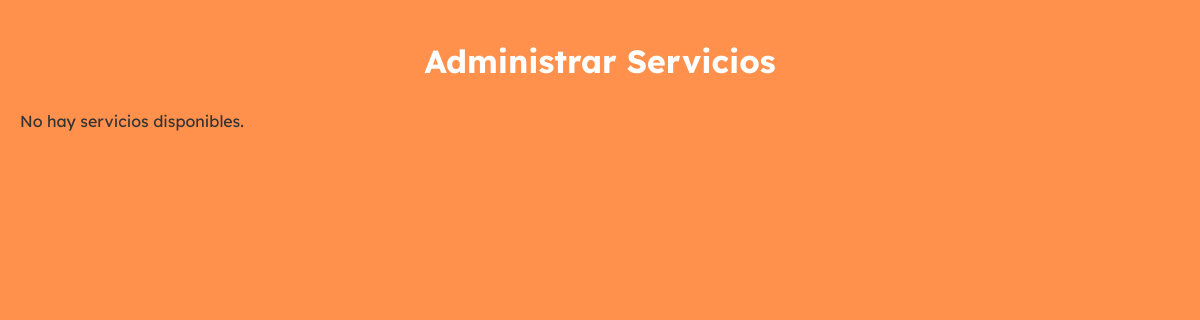
Before: /apps/VIstas/paginas/administrador/admin_servicios.php with the older database file.
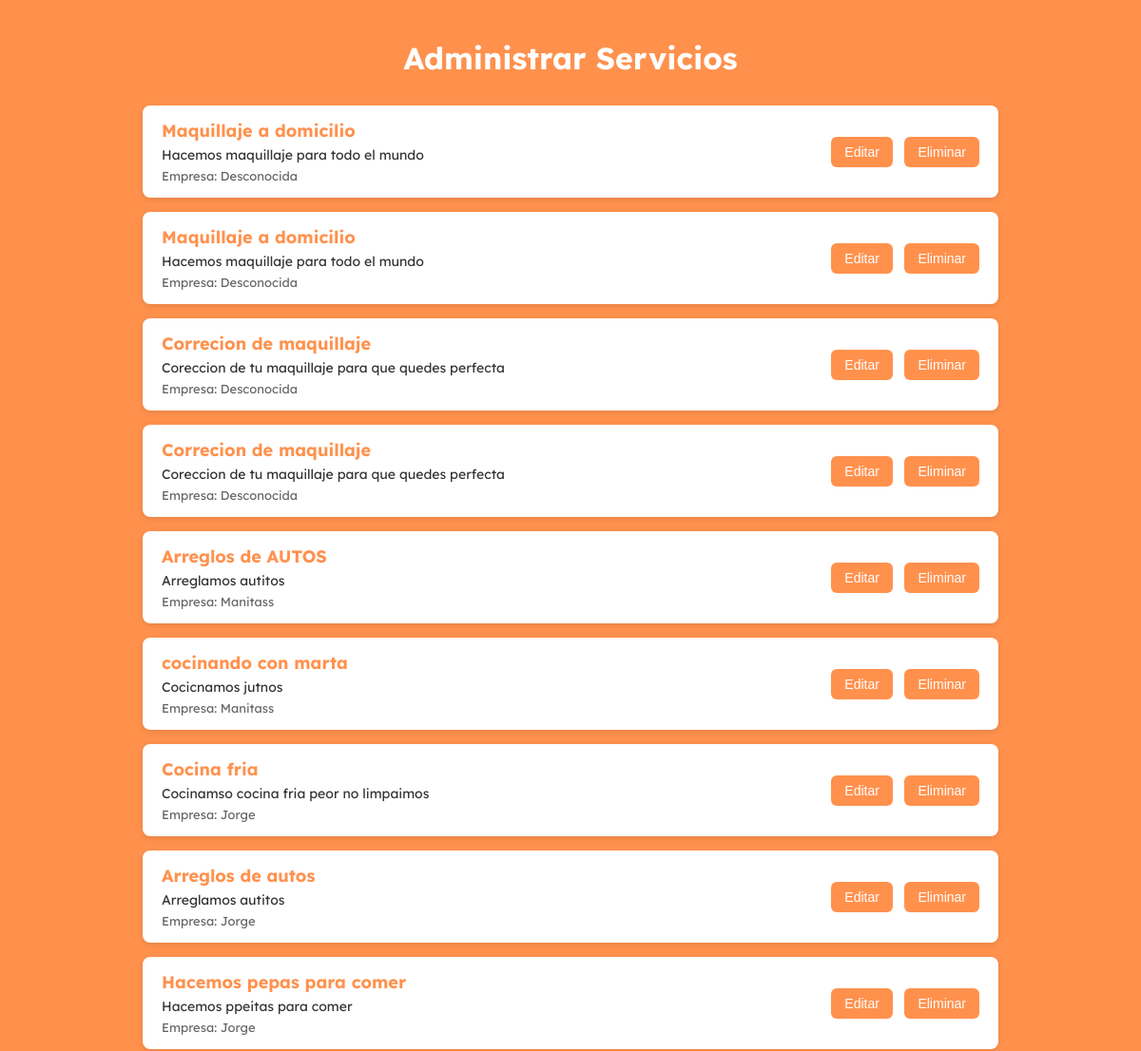
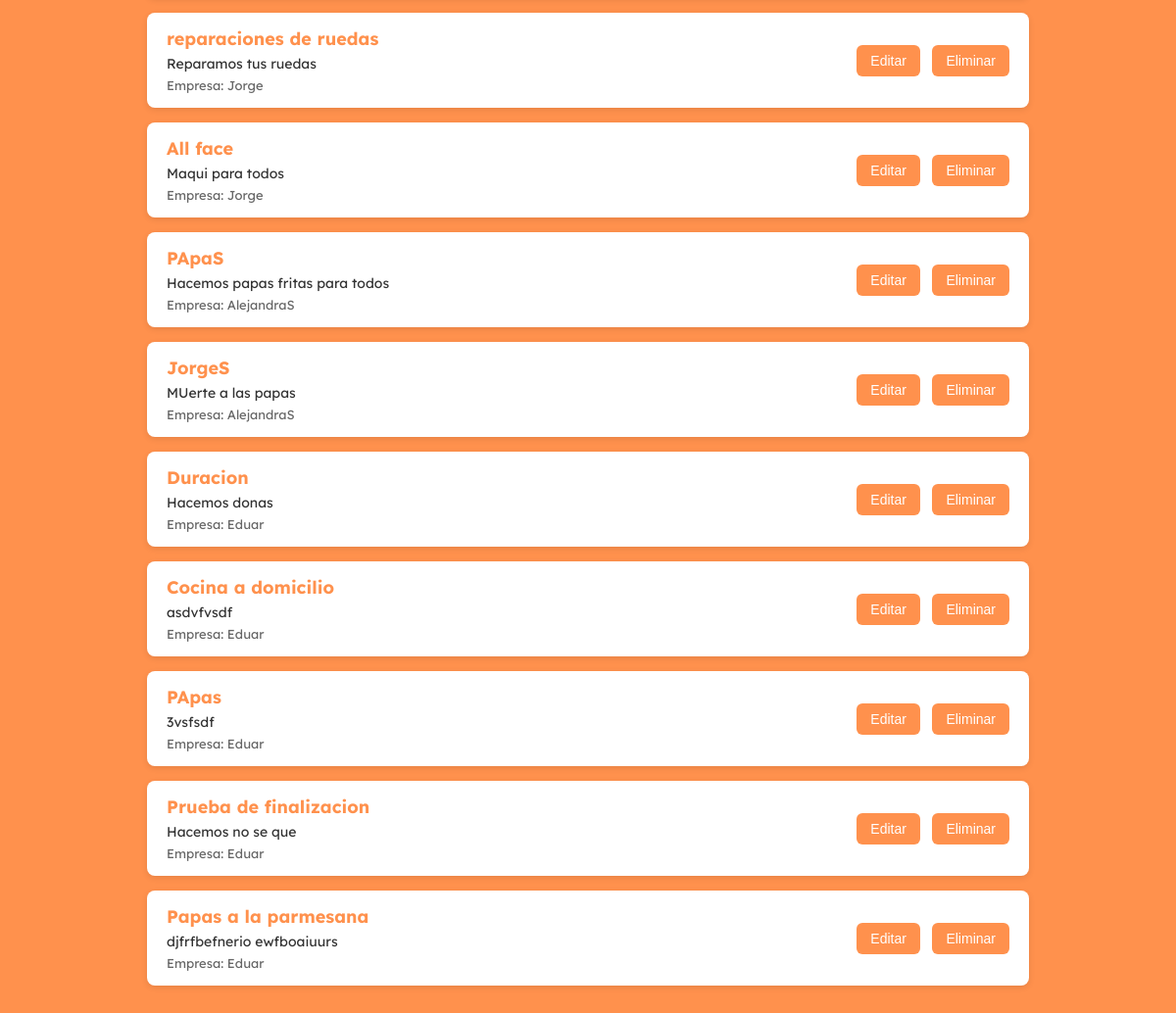
After: the same page with the newer database file (2 pictures, top to bottom).
### tables this page shows
CREATE TABLE `servicio` (
  `IdServicio` int NOT NULL AUTO_INCREMENT,
  `Titulo` varchar(100) NOT NULL,
  `Categoria` enum('Hogar','Autos','Belleza','Cuidado de niños','Digital','Cocina','Salud','Mascotas','Eventos','Educación','Transporte','Arte y Cultura') NOT NULL,
  `Descripcion` varchar(500) DEFAULT NULL,
  `Precio` int NOT NULL,
  `imagen` varchar(255) DEFAULT NULL,
  `departamento` varchar(255) NOT NULL DEFAULT '',
  `Duracion` decimal(3,1) NOT NULL,
  PRIMARY KEY (`IdServicio`),
  CONSTRAINT `chk_precio` CHECK ((`Precio` >= 0))
);

CREATE TABLE `empresa` (
  `IdUsuario` int NOT NULL,
  `NombreEmpresa` varchar(100) NOT NULL,
  `Calle` varchar(100) NOT NULL,
  `Numero` varchar(10) NOT NULL,
  `imagen` varchar(255) DEFAULT NULL,
  PRIMARY KEY (`IdUsuario`),
  CONSTRAINT `fk_empresa_usuario` FOREIGN KEY (`IdUsuario`) REFERENCES `usuario` (`IdUsuario`) ON DELETE CASCADE
);

### apps/Controlador/administrador/AdministrarServiciosControlador.php (called while the page is built, shortened)
<?php
require_once($_SERVER['DOCUMENT_ROOT'] . '/Proyecto/apps/modelos/Servicio.php');
class ServiciosAdminControlador {
    private $conn;
    public function __construct($conn) {
        $this->conn = $conn;
    }
    public function obtenerTodos() {
        $sql = "SELECT * FROM servicio";
        $resultado = $this->conn->query($sql);
        $servicios = [];
        if ($resultado) {
            while ($row = $resultado->fetch_assoc()) {
                $servicios[] = new Servicio(
                    $row['IdServicio'] ?? null,
                    $row['Titulo'] ?? '',
                    $row['Categoria'] ?? '',
                    $row['Descripcion'] ?? '',
                    $row['Precio'] ?? 0,
                    $row['departamento'] ?? '',
                    $row['imagen'] ?? '',
                    $row['Duracion'] ?? 0
                );
            }
        }
        return $servicios;
    }
}
?>

### apps/Modelos/Servicio.php (called while the page is built, shortened)
<?php
class Servicio {
    private $idServicio;
    private $titulo;
    private $descripcion;
    public function __construct(
        $idServicio = null,
        $titulo = '',
        $categoria = '',
        $descripcion = '',
        $precio = 0,
        $departamento = '',
        $imagen = '',
        $duracion = 0
    ) {
        $this->idServicio = $idServicio;
        $this->titulo = $titulo;
        $this->descripcion = $descripcion;
    }
    public function getIdServicio() { return $this->idServicio; }
    public function getTitulo() { return $this->titulo; }
    public function getDescripcion() { return $this->descripcion; }
}
?>

### apps/Modelos/Brinda.php (called while the page is built, shortened)
<?php
class Brinda
{
    public static function obtenerIdEmpresaPorServicio($conn, $idServicio)
    {
        $stmt = $conn->prepare("SELECT IdUsuario FROM brinda WHERE IdServicio = ?");
        $stmt->bind_param("i", $idServicio);
        $stmt->execute();
        $res = $stmt->get_result();
        $fila = $res->fetch_assoc();
        return $fila['IdUsuario'] ?? null;
    }
}

### apps/Modelos/Empresa.php (called while the page is built, shortened)
<?php
class Empresa extends Usuario
{
    private $nombreEmpresa;
    public function __construct($idUsuario, $email, $contrasena, $telefono, $nombreEmpresa, $calle, $numero, $imagen = null)
    {
        $this->nombreEmpresa = $nombreEmpresa;
    }
    public function getNombreEmpresa()
    {
        return $this->nombreEmpresa;
    }
    public static function obtenerPorId($conn, $idUsuario)
    {
        $stmt = $conn->prepare("
      SELECT u.IdUsuario, u.Email, u.Contraseña,
       e.NombreEmpresa, e.Calle, e.Numero, e.Imagen
FROM empresa e
JOIN usuario u ON e.IdUsuario = u.IdUsuario
WHERE e.IdUsuario = ?
    ");
        $stmt->bind_param("i", $idUsuario);
        $stmt->execute();
        $res = $stmt->get_result();
        $datos = $res->fetch_assoc();
        if ($datos) {
            return new Empresa(
                $datos['IdUsuario'],
                $datos['Email'],
                $datos['Contraseña'],
                null,
                $datos['NombreEmpresa'],
                $datos['Calle'],
                $datos['Numero'],
                $datos['Imagen']
            );
        }
        return null;
    }
}

### apps/VIstas/paginas/administrador/admin_servicios.php (the view, shortened to what this page needs)
<?php
require_once($_SERVER['DOCUMENT_ROOT'] . '/Proyecto/apps/Controlador/administrador/AdministrarServiciosControlador.php');
require_once($_SERVER['DOCUMENT_ROOT'] . '/Proyecto/apps/modelos/Brinda.php');
require_once($_SERVER['DOCUMENT_ROOT'] . '/Proyecto/apps/modelos/Empresa.php');
$controlador = new ServiciosAdminControlador($conn);
$servicios = $controlador->obtenerTodos();
?>
<!DOCTYPE html>
<html lang="es">
<head>
    <link rel="stylesheet" href="/Proyecto/public/css/fonts.css">
    <link rel="stylesheet" href="/Proyecto/public/css/paginas/administrador/admin_servicios.css">
</head>
<body>
<h1>Administrar Servicios</h1>
<?php if (count($servicios) === 0): ?>
    <p>No hay servicios disponibles.</p>
<?php else: ?>
    <ul class="servicios-list">
        <?php foreach ($servicios as $s): ?>
            <?php
                $idEmpresa = Brinda::obtenerIdEmpresaPorServicio($conn, $s->getIdServicio());
                $empresaObj = $idEmpresa ? Empresa::obtenerPorId($conn, $idEmpresa) : null;
                $nombreEmpresa = $empresaObj ? $empresaObj->getNombreEmpresa() : 'Desconocida';
            ?>
            <li class="servicio-item">
                <div class="info">
                    <span class="nombre"><?= htmlspecialchars($s->getTitulo()) ?></span>
                    <span class="descripcion"><?= htmlspecialchars($s->getDescripcion()) ?></span>
                    <span class="empresa">Empresa: <?= htmlspecialchars($nombreEmpresa) ?></span>
                </div>
                <div class="acciones">
                    <button class="btn-editar" onclick="window.location.href='editar_servicio_admin.php?id=<?= $s->getIdServicio() ?>'">Editar</button>
                    <button class="btn-eliminar" data-id="<?= $s->getIdServicio() ?>">Eliminar</button>
                </div>
            </li>
        <?php endforeach; ?>
    </ul>
<?php endif; ?>
</body>
</html>

### public/css/paginas/administrador/admin_servicios.css (style rules this page uses)
body { font-family: 'Lexend', sans-serif; background-color: #FF914D; color: #333; margin: 0; padding: 20px; }
h1 { text-align: center; color: white; margin-bottom: 30px; }
.servicios-list { list-style: none; padding: 0; max-width: 900px; margin: 0 auto; }
.servicio-item { background-color: #fff; border-radius: 8px; padding: 15px 20px; margin-bottom: 15px; box-shadow: 0 2px 6px rgba(0,0,0,0.1); display: flex; justify-content: space-between; align-items: center; }
.info { max-width: 70%; }
.info .nombre { display: block; font-weight: 600; font-size: 18px; margin-bottom: 5px; color: #FF914D; }
.info .descripcion { display: block; font-size: 14px; margin-bottom: 5px; }
.info .empresa { display: block; font-size: 13px; color: #666; }
.acciones button { background-color: #FF914D; color: white; border: none; border-radius: 6px; padding: 8px 14px; margin-left: 8px; cursor: pointer; font-size: 14px; transition: background-color 0.3s; }

Changed rows visible on the page:
added servicio: Titulo "Maquillaje a domicilio", Descripcion "Hacemos maquillaje para todo el mundo", nombreEmpresa "Desconocida"
added servicio: Titulo "Maquillaje a domicilio", Descripcion "Hacemos maquillaje para todo el mundo", nombreEmpresa "Desconocida"
added servicio: Titulo "Correcion de maquillaje", Descripcion "Coreccion de tu maquillaje para que quedes perfecta", nombreEmpresa "Desconocida"
added servicio: Titulo "Correcion de maquillaje", Descripcion "Coreccion de tu maquillaje para que quedes perfecta", nombreEmpresa "Desconocida"
added servicio: Titulo "Arreglos de AUTOS", Descripcion "Arreglamos autitos", empresa.NombreEmpresa "Manitass"
added servicio: Titulo "cocinando con marta", Descripcion "Cocicnamos jutnos", empresa.NombreEmpresa "Manitass"
added servicio: Titulo "Cocina fria", Descripcion "Cocinamso cocina fria peor no limpaimos", empresa.NombreEmpresa "Jorge"
added servicio: Titulo "Arreglos de autos", Descripcion "Arreglamos autitos", empresa.NombreEmpresa "Jorge"
added servicio: Titulo "Hacemos pepas para comer", Descripcion "Hacemos ppeitas para comer", empresa.NombreEmpresa "Jorge"
added servicio: Titulo "reparaciones de ruedas", Descripcion "Reparamos tus ruedas", empresa.NombreEmpresa "Jorge"
added servicio: Titulo "All face", Descripcion "Maqui para todos", empresa.NombreEmpresa "Jorge"
added servicio: Titulo "PApaS", Descripcion "Hacemos papas fritas para todos", empresa.NombreEmpresa "AlejandraS"
added servicio: Titulo "JorgeS", Descripcion "MUerte a las papas", empresa.NombreEmpresa "AlejandraS"
added servicio: Titulo "Duracion", Descripcion "Hacemos donas", empresa.NombreEmpresa "Eduar"
added servicio: Titulo "Cocina a domicilio", Descripcion "asdvfvsdf", empresa.NombreEmpresa "Eduar"
added servicio: Titulo "PApas", Descripcion "3vsfsdf", empresa.NombreEmpresa "Eduar"
added servicio: Titulo "Prueba de finalizacion", Descripcion "Hacemos no se que", empresa.NombreEmpresa "Eduar"
added servicio: Titulo "Papas a la parmesana", Descripcion "djfrfbefnerio ewfboaiuurs", empresa.NombreEmpresa "Eduar"
Other visible differences:
text no longer shown: "No hay servicios disponibles."
